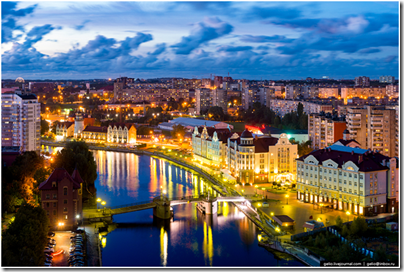
#> input picture image.png, 404 x 272 px
$ python Flipping.py
#> lines starting #> are read from the running program, lines starting #| are printed output that depends on the picture
import argparse
import imutils
import cv2

image = cv2.imread("image.png")
#> image is the input picture: shape (272, 404, 3); mean B, G, R 108, 103.1, 98.7
cv2.imshow("Original", image)

ﬂipped = cv2.ﬂip(image, 1)
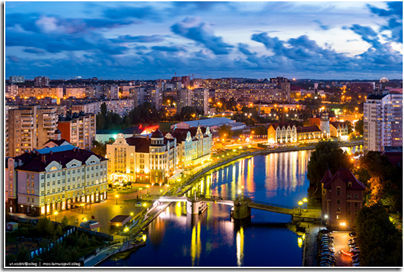
#> flipped: shape (272, 404, 3); mean B, G, R 108, 103.1, 98.7
cv2.imshow("Flipped Horizontally", ﬂipped)

ﬂipped = cv2.ﬂip(image, 0)
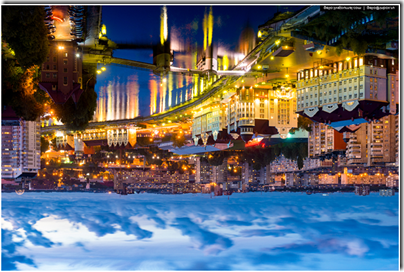
#> flipped: shape (272, 404, 3); mean B, G, R 108, 103.1, 98.7
cv2.imshow("Flipped Vertically", ﬂipped)

ﬂipped = cv2.ﬂip(image, -1)
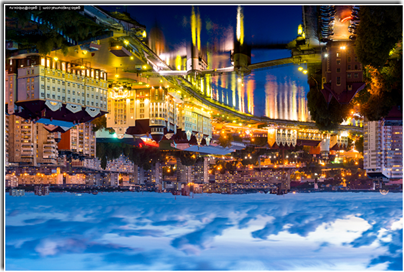
#> flipped: shape (272, 404, 3); mean B, G, R 108, 103.1, 98.7
cv2.imshow("Flipped Horizontally & Vertically", ﬂipped)

while True:
	#Ожидание ESC для закрытия (иначе окна появляются на секунду и исчезают)

	if cv2.waitKey(10) == 27:
#> (key Esc is pressed here)
		break
